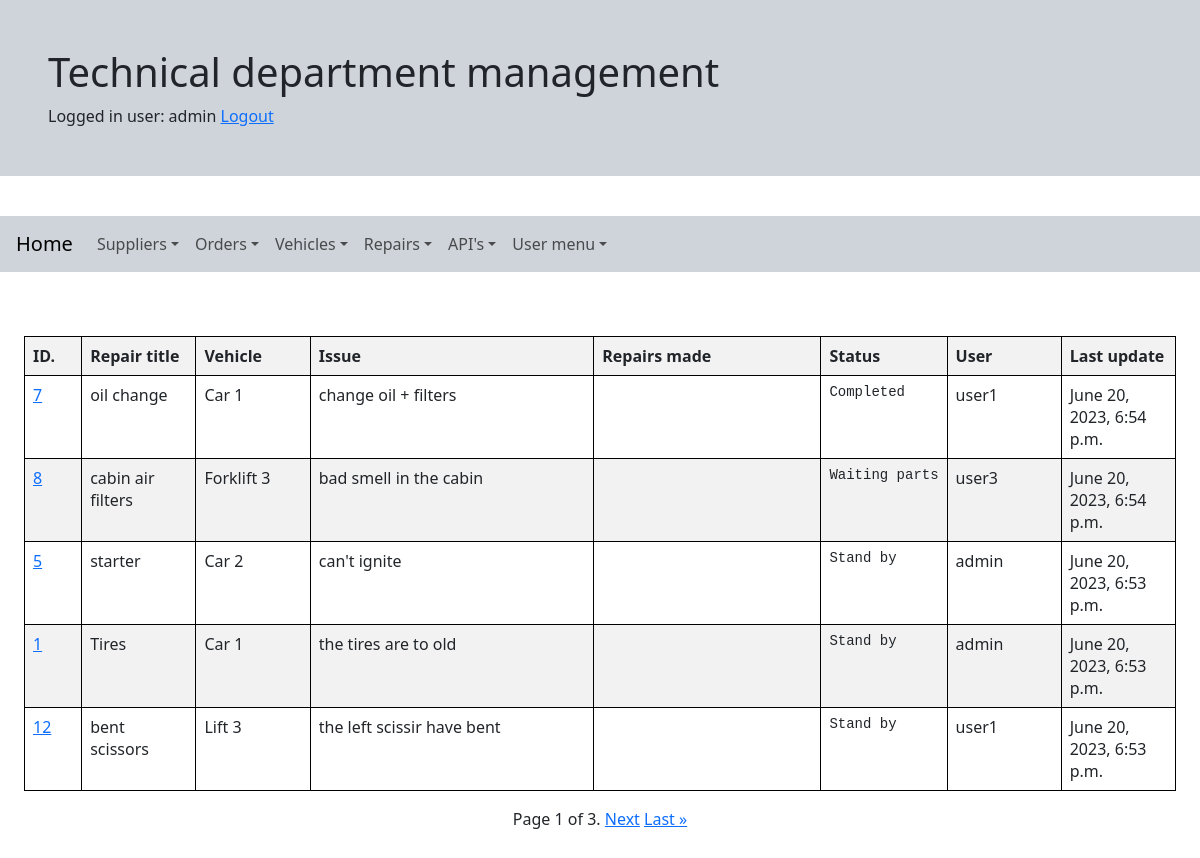
Screenshot of /repair_list/ (signed in) with the database file from the repository.
### accounts/models.py (models this page shows)
class CustomUser(AbstractUser):
    is_technician = models.BooleanField(default=False, null=True)
    is_orderer = models.BooleanField(default=False, null=True)
    is_observer = models.BooleanField(default=False, null=True)
    def __str__(self):
        return self.username

### workshop/models.py (models this page shows, shortened)
class Repair(models.Model):
    REPAIR_STATUS = (
        ('Waiting parts', 'Waiting parts'),
        ('Stand by', 'Stand by'),
        ('Incomplete', 'Incomplete'),
        ('Completed', 'Completed'),
        ('Cancelled', 'Cancelled')
    )
    repair_title = models.CharField(max_length=50)
    broken_vehicle = models.ForeignKey(Vehicle, on_delete=models.CASCADE)
    issue = models.TextField(max_length=500)
    repairs_made = models.TextField(null=True,blank=True, max_length=250)
    repair_status = models.CharField(max_length=20, default="Stand by", choices=REPAIR_STATUS, null=False)
    author = models.ForeignKey(settings.AUTH_USER_MODEL, on_delete=models.CASCADE)
    created_at = models.DateTimeField(auto_now_add=True)
    updated_at = models.DateTimeField(auto_now=True)

class Vehicle(models.Model):
    vehicle_id = models.CharField(max_length=30, null=False, unique=True)
    vehicle_sn = models.CharField(max_length=30, unique=True)
    vehicle_type = models.CharField(max_length=30)
    def __str__(self):
        return self.vehicle_id

### workshop/views.py (the view, shortened to what this page needs)
# urls.py: path('repair_list/', login_required(RepairListView.as_view()), name='repair_list'),
class RepairListView(ListView):
  paginate_by = 5
  model = Repair
  ordering = ['-updated_at']
  template_name = "repair_list.html"

### templates/workshop/repair_list.html (shortened to what this page needs)
{% extends "base.html" %}
{% block content %}
<div class="container-fluid">
    {% if repair_list %}
    <div class="table-responsive">
        <table class="table table-striped" style="border:1px solid black" width="90%">
            <tr>
                <div class="col-sm-1">
                    <th style="border:1px solid black; width: 5%">ID.</th>
                </div>
                <div class="col-sm-2">
                    <th style="border:1px solid black; width: 10%">Repair title</th>
                </div>
                <div class="col-sm-2">
                    <th style="border:1px solid black; width: 10%">Vehicle</th>
                </div>
                <div class="col-sm-5">
                    <th style="border:1px solid black; width: 25%">Issue</th>
                </div>
                <div class="col-sm-5">
                    <th style="border:1px solid black; width: 20%">Repairs made</th>
                </div>
                <div class="col-sm-5">
                    <th style="border:1px solid black; width: 10%">Status</th>
                </div>
                <div class="col-sm-1">
                    <th style="border:1px solid black; width: 10%">User</th>
                </div>
                <div class="col-sm-1">
                    <th style="border:1px solid black; width: 10%">Last update</th>
                </div>
            </tr>
            {% for repair in repair_list %}
            <tr>
                <div class="col-sm-1">
                    <td style="border:1px solid black"><a href="{% url 'repair_detail' repair.pk %}">{{repair.pk}}</a>
                    </td>
                </div>
                <div class="col-sm-2">
                    <td style="border:1px solid black">{{ repair.repair_title }}</td>
                </div>
                <div class="col-sm-2">
                    <td style="border:1px solid black">{{ repair.broken_vehicle }}</td>
                </div>
                <div class="col-sm-5">
                    <td style="border:1px solid black">{{ repair.issue }}</td>
                </div>
                <div class="col-sm-5">
                    <td style="border:1px solid black">{{ repair.repairs_made }}</td>
                </div>
                <div class="col-sm-5">
                    <td style="border:1px solid black">
                        <pre>{{ repair.repair_status }}</pre>
                    </td>
                </div>
                <div class="col-sm-1">
                    <td style="border:1px solid black">{{ repair.author }}</td>
                </div>
                <div class="col-sm-1">
                    <td style="border:1px solid black">{{ repair.updated_at }}</td>
                </div>
            </tr>
            {% endfor %}
        </table>
    </div>
    {% include "pagination.html" %}
    {% else %}
    <div style="text-align: center">
        <h3>Repair list is empty.</h3>
    </div>
    {% endif %}
</div>
{% endblock %}

### templates/base.html (shortened to what this page needs)
{% load static %}
<html lang="en">
<head>
  <link href="https://cdn.jsdelivr.net/npm/bootstrap@5.3.0/dist/css/bootstrap.min.css" rel="stylesheet"
>
</head>
<div class="row mb-2">
  <div class="p-5 mb-4 bg-dark-subtle rounded-3">
    <div class="container" style="align-content: center">
      <h1>Technical department management</h1>
    </div>
    <div class="container" style="align-content: center">
      <span>
        {% if request.user.is_authenticated %}
        Logged in user: {{ request.user }}
        <a href="{% url  'logout' %}">Logout</a>
        {% else %}
        <a href="{% url 'login' %}">Login</a>
        {% endif %}
      </span>
    </div>
  </div>
</div>
<div class="row p-2 mb-2 ">
  <nav class="navbar navbar-expand-lg bg-dark-subtle p-2 mb-4">
    <div class="container-fluid">
      <a class="navbar-brand" href="{% url 'index' %}">Home</a>
      <div class="collapse navbar-collapse" id="myNavBar">
        <ul class="navbar-nav me-auto mb-2 mb-lg-0">
          <li class="nav-item dropdown">
            <a class="nav-link dropdown-toggle" data-bs-toggle="dropdown" href="#" role="button"
              aria-expanded="false">Suppliers</a>
          </li>
          <li class="nav-item dropdown">
            <a class="nav-link dropdown-toggle" data-bs-toggle="dropdown" href="#" role="button"
              aria-expanded="false">Orders</a>
          </li>
          <li class="nav-item dropdown">
            <a class="nav-link dropdown-toggle" data-bs-toggle="dropdown" href="#" role="button"
              aria-expanded="false">Vehicles</a>
          </li>
          <li class="nav-item dropdown">
            <a class="nav-link dropdown-toggle" data-bs-toggle="dropdown" href="#" role="button"
              aria-expanded="false">Repairs</a>
          </li>
          <li class="nav-item dropdown">
            <a class="nav-link dropdown-toggle" data-bs-toggle="dropdown" href="#" role="button"
              aria-expanded="false">API's</a>
          </li>
          <li class="nav-item dropdown">
            <a class="nav-link dropdown-toggle" data-bs-toggle="dropdown" href="#" role="button"
              aria-expanded="false">User menu</a>
          </li>
        </ul>
      </div>
    </div>
  </nav>
</div>
<div class="row p-4 mb-2">
  {% block content %}{% endblock %}
</div>
</body>
</html>

### rows the page displays
CustomUser: user "admin"
Repair: pk "7", repair_title "oil change", broken_vehicle "Car 1", issue "change oil + filters", repair_status "Completed", author "user1", updated_at "June 20, 2023, 6:54 p.m."
Repair: pk "8", repair_title "cabin air filters", broken_vehicle "Forklift 3", issue "bad smell in the cabin", repair_status "Waiting parts", author "user3", updated_at "June 20, 2023, 6:54 p.m."
Repair: pk "5", repair_title "starter", broken_vehicle "Car 2", issue "can't ignite", repair_status "Stand by", author "admin", updated_at "June 20, 2023, 6:53 p.m."
Repair: pk "1", repair_title "Tires", broken_vehicle "Car 1", issue "the tires are to old", repair_status "Stand by", author "admin", updated_at "June 20, 2023, 6:53 p.m."
Repair: pk "12", repair_title "bent scissors", broken_vehicle "Lift 3", issue "the left scissir have bent", repair_status "Stand by", author "user1", updated_at "June 20, 2023, 6:53 p.m."

### other values shown
{{ page_obj.number }} "1"
{{ page_obj.paginator.num_pages }} "3"
